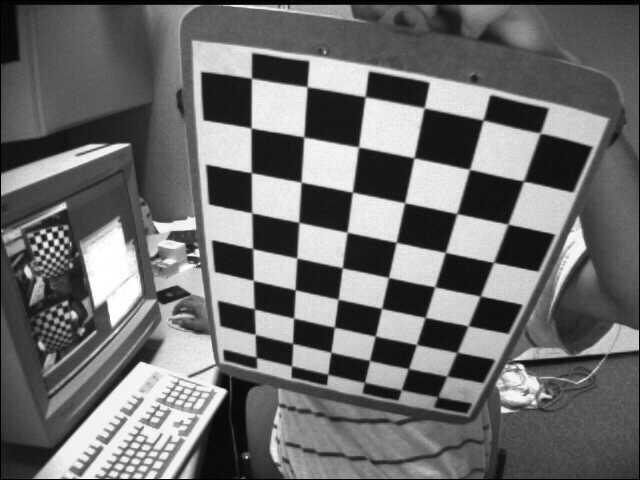
//> input picture C++/images/lefts/left02.jpg, 640 x 480 px; its folder holds 5 pictures in this run
$ ./OpenCvDemo   (built with g++ and OpenCV 4)
//> lines starting //> are read from the running program, lines starting //| are printed output that depends on the picture; after the words box and inside, x2 and y2 are one past the last pixel; in counts of white or black regions, pixels touching at a corner belong together
/*
OpenCv版本 opencv-4.5.5-vc14_vc15
内容：摄像机标定
博客：http://www.bilibili996.com/Course?id=3b7dadd95f6a4508867768c07a59db3e
作者：高仁宝
时间：2023.11

参考博客：https ://blog.csdn.net/weixin_73798227/article/details/130751703
*/

#include <opencv2/opencv.hpp>
#include <opencv2/ml.hpp>
#include <opencv2/cvconfig.h>
#include <opencv2/imgproc/imgproc.hpp>
#include <opencv2/highgui/highgui.hpp>

#include <io.h>
#include <string>
#include <iostream>
#include <ctime>

using namespace cv;
using namespace std;

std::vector<cv::Point3f> GetChessboardObjectPoints(const cv::Size& boardSize, float squareSize) {
    std::vector<cv::Point3f> objectPoints;
    for (int i = 0; i < boardSize.height; ++i) {
        for (int j = 0; j < boardSize.width; ++j) {
            objectPoints.push_back(Point3f(squareSize * j, squareSize * i, 0.0f));
        }
    }
    return objectPoints;
}

// [62 lines left out: function demo1, not called in this run]

void demo2()
{
    // 获取图片目录
    std::string inPath1 = "..\\images\\lefts\\left*.jpg";
    std::string inPath2 = "..\\images\\rights\\right*.jpg";
    intptr_t handle1, handle2;
    struct _finddata_t fileinfo1, fileinfo2;
    handle1 = _findfirst(inPath1.c_str(), &fileinfo1);
    handle2 = _findfirst(inPath2.c_str(), &fileinfo2);

    vector<string> images;
    do {
        string Name = fileinfo1.name;
        images.push_back("..\\images\\lefts\\" + Name);
    } while (!_findnext(handle1, &fileinfo1));

    do {
        string Name = fileinfo2.name;
        images.push_back("..\\images\\lefts\\" + Name);
    } while (!_findnext(handle2, &fileinfo2));

    TermCriteria criteria = TermCriteria(TermCriteria::EPS | TermCriteria::MAX_ITER, 30, 0.001);

    // 棋盘格内角点数量（行数和列数）
    cv::Size chessboardSize(9, 6);

    // 棋盘格尺寸（单位：米）
    float squareSize = 0.025f;

    // 存储棋盘格角点坐标的容器
    std::vector<std::vector<cv::Point3f>> objpoints;
    // 存储检测到的棋盘格角点坐标的容器
    std::vector<std::vector<cv::Point2f>> imgpoints;
    Mat gray;

    for (int i = 0; i < images.size(); i++)
    {
        Mat img = imread(images[i]);
//> img is the input picture: 480 rows x 640 cols, CV_8UC3; min 0, max 255, mean 109
        if (!img.empty())
        {
            cvtColor(img, gray, COLOR_BGR2GRAY);

            // Find the chess board corners
            std::vector<cv::Point2f> corners;
            bool ret = findChessboardCorners(gray, chessboardSize, corners);
//> corners = 54 Points (x, y), first 12: [256.6, 357.4], [255.3, 334.5], [254.8, 309], [253.3, 280.1], [252.5, 248], [251.8, 212.8], [251.2, 172.4], [251.4, 128.3], [251.5, 78.36], [291.6, 366], [292.6, 343.4], [293.6, 318.2]; ret = true

            // If found, add object points, image points(after refining them)
            if (ret == true)
            {
                cornerSubPix(gray, corners, Size(11, 11), Size(-1, -1), criteria);
//> corners = 54 Points (x, y), first 12: [256.4, 362.4], [255.2, 334.4], [254.3, 308.9], [253.3, 280.4], [252.6, 248.6], [251.8, 212.8], [251.3, 172.7], [251.1, 128], [251.5, 78.19], [291, 369.3], [292.6, 343.4], [293.6, 318.1]
                // Draw and display the corners
                drawChessboardCorners(img, chessboardSize, corners, ret);
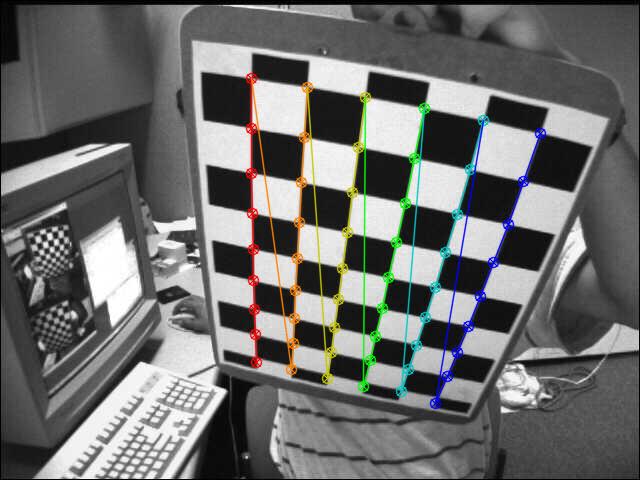
//> img: 480 rows x 640 cols, CV_8UC3; 4.44% of pixels changed, all inside (x1, y1, x2, y2) = (245, 72, 547, 410)

                objpoints.push_back(GetChessboardObjectPoints(chessboardSize, squareSize));
                imgpoints.push_back(corners);
//> imgpoints = 1 point lists

                imshow("img", img);
                waitKey(10);
            }
        }
    }
//> pass 2 of the loop in demo2, `for (int i = 0; i < images.size(); i++)`:
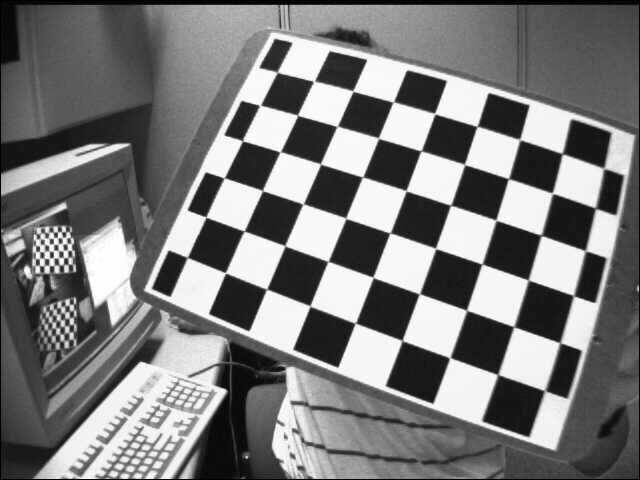
//> input picture C++/images/lefts/left03.jpg, 640 x 480 px
//> in demo2, img is the input picture: 480 rows x 640 cols, CV_8UC3; min 0, max 255, mean 122.9
//> in demo2, `bool ret = findChessboardCorners(gray, chessboardSize, corners);`: corners = 54 Points (x, y), first 12: [277.4, 72.53], [313.4, 81.56], [352.9, 91.05], [393.5, 101.8], [434.6, 113.5], [476.9, 126.7], [519.5, 139.5], [562.1, 154], [603.6, 168.5], [259.6, 105.7], [297.4, 115.1], [337.2, 126.4]
//> in demo2, `cornerSubPix(gray, corners, Size(11, 11), Size(-1, -1), criteria);`: corners = 54 Points (x, y), first 12: [277.2, 72.2], [314, 81.25], [353, 91.03], [393.2, 102], [434.7, 113.6], [477.1, 126.3], [519.7, 139.6], [562.4, 153.6], [603.8, 168.3], [260, 105.4], [297.6, 115.2], [337.2, 126.3]
//> in demo2, `drawChessboardCorners(img, chessboardSize, corners, ret);`:
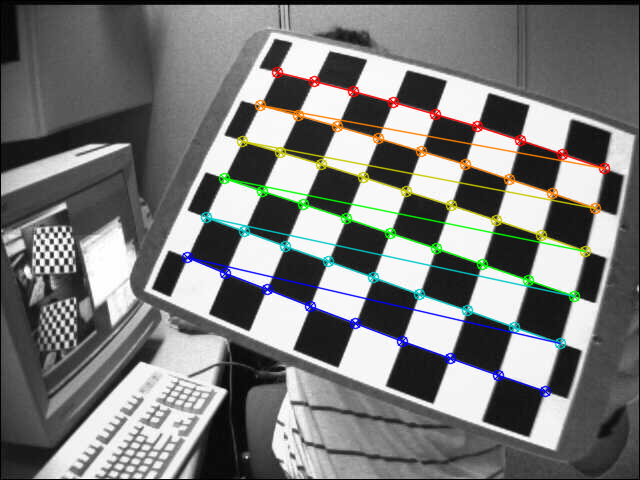
//> img: 480 rows x 640 cols, CV_8UC3; 5.14% of pixels changed, all inside (x1, y1, x2, y2) = (181, 66, 611, 398)
//> imgpoints = 2 point lists
//> pass 3 of the loop in demo2, `for (int i = 0; i < images.size(); i++)`:
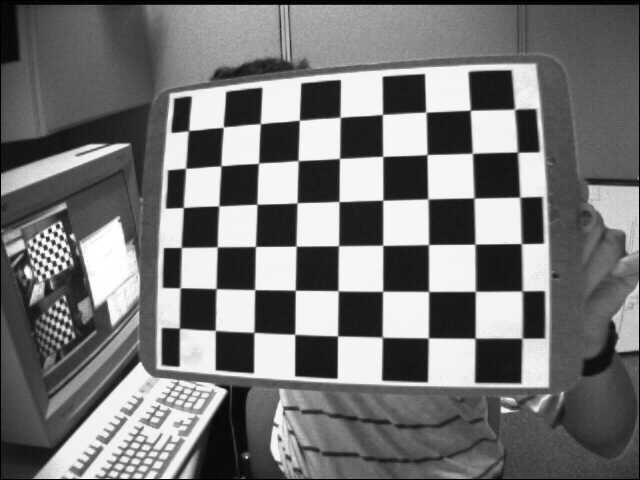
//> input picture C++/images/lefts/left04.jpg, 640 x 480 px
//> in demo2, img is the input picture: 480 rows x 640 cols, CV_8UC3; min 0, max 255, mean 117.8
//> in demo2, `bool ret = findChessboardCorners(gray, chessboardSize, corners);`: corners = 54 Points (x, y), first 12: [188.8, 130.7], [223.3, 127.2], [260.5, 123.6], [299.5, 120.2], [340.2, 117.3], [382.4, 114.5], [425.9, 112.1], [470.3, 110.2], [514.7, 109.7], [185.6, 168], [220.9, 166], [258.6, 163.1]
//> in demo2, `cornerSubPix(gray, corners, Size(11, 11), Size(-1, -1), criteria);`: corners = 54 Points (x, y), first 12: [188.5, 130.6], [223.2, 127.1], [260.3, 123.7], [299.3, 120.2], [340.1, 117.3], [382.4, 114.4], [425.8, 112.2], [470.3, 110.2], [514.6, 109.2], [185.6, 168.3], [220.9, 165.9], [258.5, 163.2]
//> in demo2, `drawChessboardCorners(img, chessboardSize, corners, ret);`:
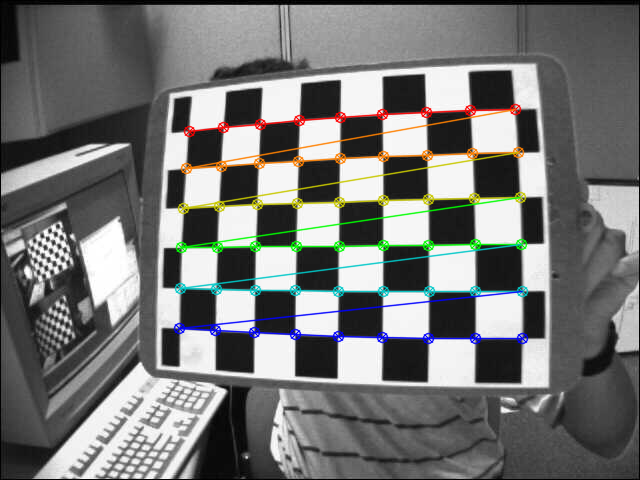
//> img: 480 rows x 640 cols, CV_8UC3; 4.99% of pixels changed, all inside (x1, y1, x2, y2) = (173, 103, 529, 345)
//> imgpoints = 3 point lists
//> the loop made 6 passes; the first 3 are shown

    // 执行相机标定
    cv::Mat mtx, dist;
    std::vector<cv::Mat> rvecs, tvecs;
    cv::calibrateCamera(objpoints, imgpoints, cv::Size(gray.cols, gray.rows), mtx, dist, rvecs, tvecs);

    // 畸变校正
    Mat img = imread("../images/lefts/left12.jpg");
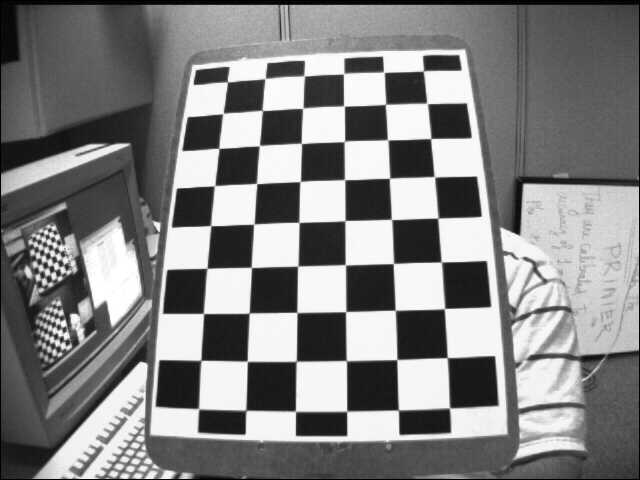
//> input picture C++/images/lefts/left12.jpg, 640 x 480 px
//> img is the input picture: 480 rows x 640 cols, CV_8UC3; min 0, max 255, mean 129.5
    int h = img.rows;
//> h = 480
    int w = img.cols;
//> w = 640
    cv::Mat mapx, mapy;
    Rect roi;
    cv::Mat newcameramtx = getOptimalNewCameraMatrix(mtx, dist, Size(w,h), 1, Size(w, h), &roi);

    // undistort
    Mat dst;
    undistort(img, dst, mtx, dist, newcameramtx);

    // crop the image
    dst = dst(roi);
    imshow("calibresult1.png", dst);
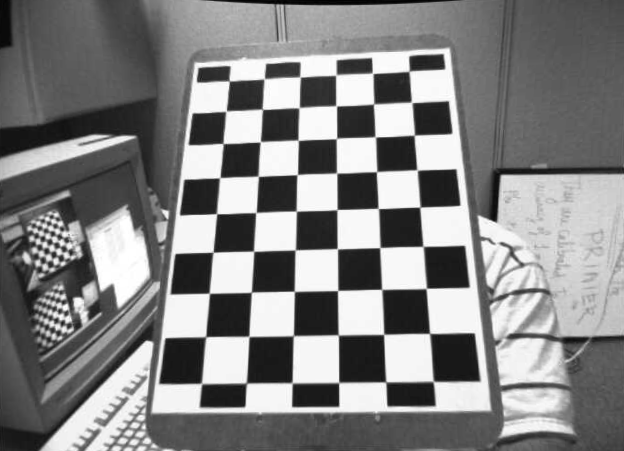
//> window 'calibresult1.png': 451 rows x 624 cols, CV_8UC3; min 0, max 255, mean 131

    initUndistortRectifyMap(mtx, dist, cv::Mat(), newcameramtx, Size(w, h), 5, mapx, mapy);
    remap(img, dst, mapx, mapy, INTER_LINEAR);

    // crop the image
    dst = dst(roi);
    imshow("calibresult2.png", dst);
   // 你会发现结果图像中所有的边界变直了

    // 反向投影误差
    // 我们可以利用反向投影误差对我们找到的参数的准确性进行估计。得到的结果越接近 0越好。
    // 有了内部参数，畸变参数和旋转变换矩阵，我们就可以使用cv2.projectPoints()将对象点转换到图像点。
    // 然后就可以计算变换得到图像与角点检测算法的绝对差了。
    // 然后我们计算所有标定图像的误差平均值。
    int mean_error = 0;
    for (int i = 0; i < objpoints.size(); i++)
    {
        vector<Point2f> imgpoints2;
        projectPoints(objpoints[i], rvecs[i], tvecs[i], mtx, dist, imgpoints2);
       int error = norm(imgpoints[i], imgpoints2, NORM_L2) / imgpoints2.size();
       mean_error += error;
       cout << "total error :" << mean_error / objpoints.size() << endl;
    }
    waitKey(0);
}

int main()
{
    //demo1();
    demo2();
}
